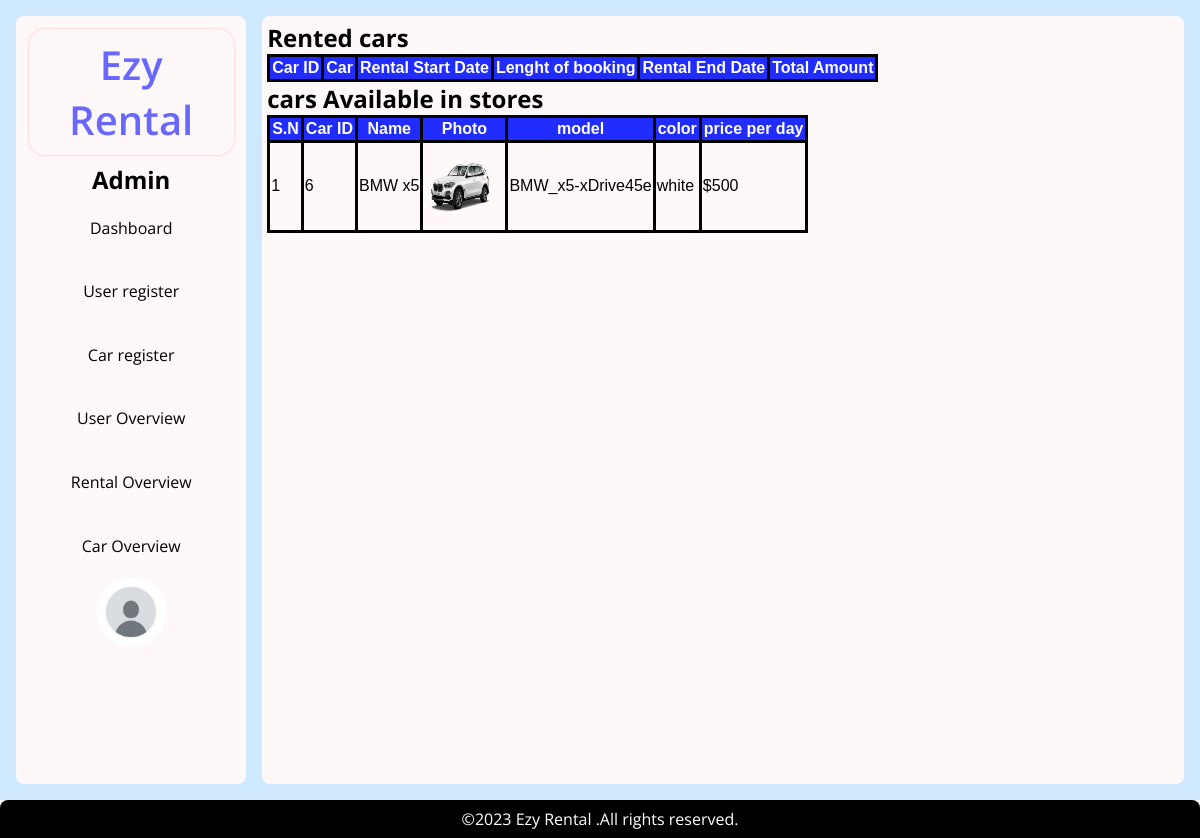
The app's page /admin/index.php (signed in) with its own data.
### tables this page shows
CREATE TABLE `car` (
  `cid` int(11) NOT NULL,
  `name` varchar(50) NOT NULL,
  `photo` varchar(200) NOT NULL,
  `model` varchar(50) NOT NULL,
  `color` varchar(50) NOT NULL,
  `price` float NOT NULL,
  `status` enum('b','u') NOT NULL DEFAULT 'u',
  `description` text NOT NULL,
  `created_at` timestamp NOT NULL DEFAULT current_timestamp(),
  `updated_at` timestamp NULL DEFAULT NULL ON UPDATE current_timestamp()
);

### admin/index.php (the view, shortened to what this page needs)
<?php
require '../process/db.php';
include '../include/admin_header.php';
?>
</head>
<body>
  <div class="admin-body">
    <?php
    include '../include/admin_aside.php';
    ?>
    <main class="admin-main white">
      <h2>Rented cars</h2>
      <table>
        <thead>
          <tr>
            <th>Car ID</th>
            <th>Car</th>
            <th>Rental Start Date</th>
            <th>Lenght of booking</th>
            <th>Rental End Date</th>
            <th>Total Amount</th>
          </tr>
        </thead>
      </table>
      <h2>cars Available in stores</h2>
      <table>
        <thead>
          <tr>
            <th>S.N</th>
            <th>Car ID</th>
            <th>Name</th>
            <th>Photo</th>
            <th>model</th>
            <th>color</th>
            <th>price per day</th>
          </tr>
        </thead>
        <tbody>
          <?php
          $i = 0;
          $selectcar = "SELECT * FROM car WHERE status='u'";
          $carresult = mysqli_query($connect, $selectcar);
          while ($carlist = $carresult->fetch_assoc()) {
          ?>
            <tr>
              <td><?php echo ++$i; ?></td>
              <td><?php echo $carlist['cid']; ?></td>
              <td><?php echo $carlist['name']; ?></td>
              <td><a href="../uploads/<?php echo $carlist['photo']; ?>" target="_blank" rel="noopener noreferrer"><img src="../uploads/<?php echo $carlist['photo']; ?>" alt="car_photo" width="80" height="80" srcset=""></a></td>
              <td><?php echo $carlist['model']; ?></td>
              <td><?php echo $carlist['color']; ?></td>
              <td><?php echo "$" . $carlist['price']; ?></td>
            </tr>
          <?php
          }
          ?>
        </tbody>
      </table>
    </main>
  </div>
  <?php
  include '../include/admin_footer.php';
  ?>
</body>
</html>

### asserts/css/style.css (style rules this page uses)
* { margin: 0; padding: 0; box-sizing: border-box; font-family: "Open Sans", sans-serif; }
body { overflow-x: hidden; }
* { padding: 0; margin: 0; box-sizing: border-box; }
table, th, td { border: 3px solid black; padding: 1px; font: 1em sans-serif; justify-content: center; border-collapse: collapse; }
th { padding: 2px; font-weight: 600; background: rgb(33, 44, 255); color: rgb(255, 255, 255); }
main { max-width: 1300px; margin: 0 auto; }
::placeholder { color: rgb(205, 205, 205); font-size: medium; }
a { text-decoration: none; color: white; }
.admin-body { display: grid; grid-template-columns: 1fr 4fr; height: 100vh; width: 100vw; background-color: rgb(207, 233, 255); padding: 1rem; gap: 1rem; position: -webkit-sticky; position: sticky; top: 0; left: 0; }
.white { background-color: rgb(255, 248, 248); border-radius: 0.5rem; padding: 0.3rem; width: 100%; }

### records on screen
car: cid "6", name "BMW x5", photo (picture), model "BMW_x5-xDrive45e", color "white", price "500"
